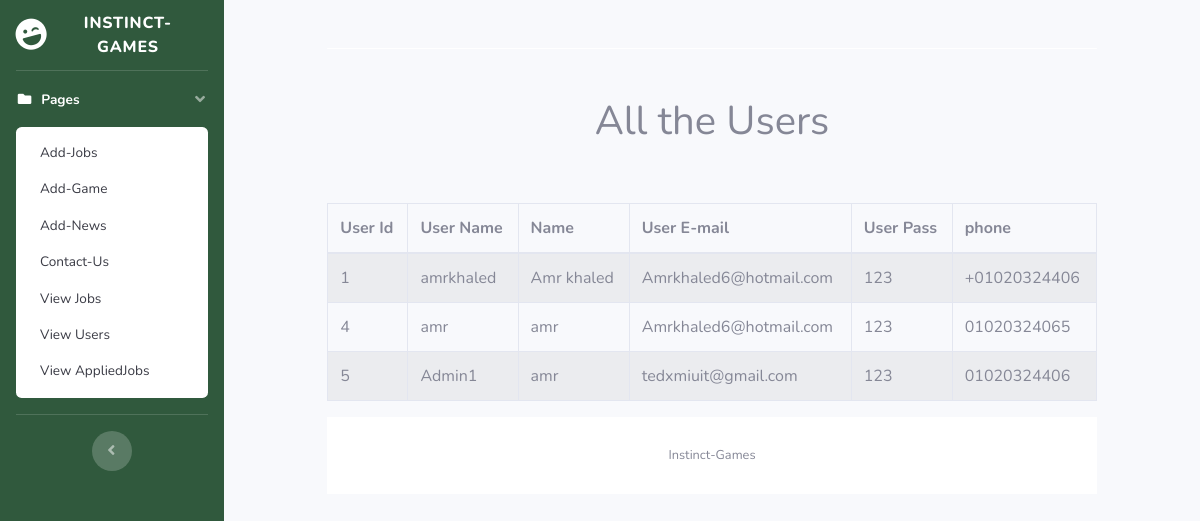
/control/viewusers.php, run on an earlier commit of the app's database.
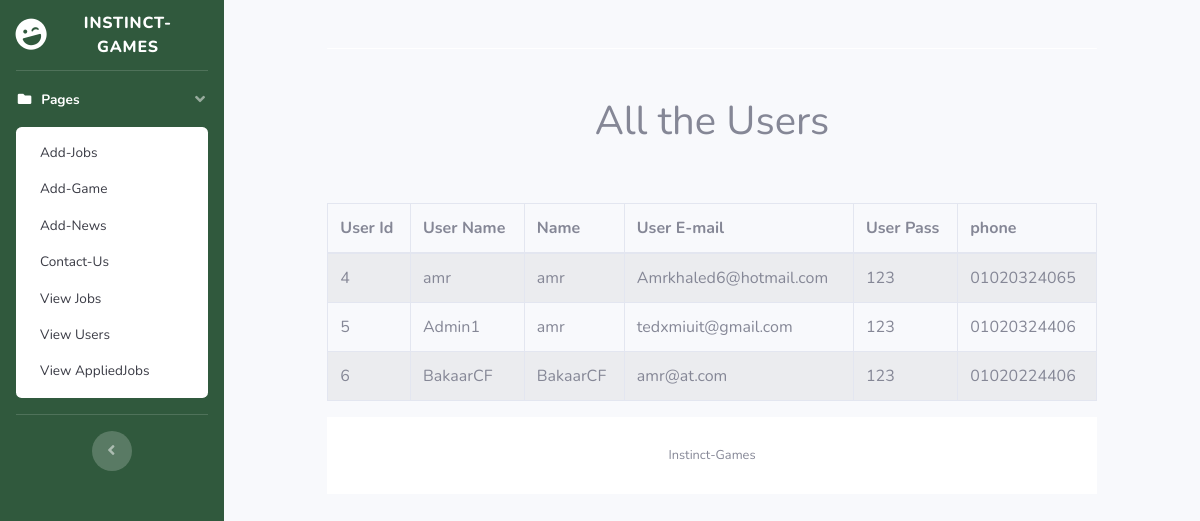
And on a later commit of the database.
### tables this page shows
CREATE TABLE `users` (
  `id` int(11) UNSIGNED NOT NULL,
  `user_name` text NOT NULL,
  `name` text NOT NULL,
  `email` text NOT NULL,
  `password` text NOT NULL,
  `phone` text NOT NULL,
  `image` text NOT NULL,
  `type` int(11) NOT NULL
);

### control/viewusers.php (the view, shortened to what this page needs)
<!DOCTYPE html>
<html lang="en">
<head>
    <link href="vendor/fontawesome-free/css/all.min.css" rel="stylesheet" type="text/css">
    <link href="css/sb-admin-2.min.css" rel="stylesheet">
</head>
<body id="page-top">
    <div id="wrapper">
        <ul class="navbar-nav bg-info  sidebar sidebar-dark accordion" id="accordionSidebar">
            <a class="sidebar-brand d-flex align-items-center justify-content-center" href="add-game.php">
                <div class="sidebar-brand-icon rotate-n-15">
                    <i class="fas fa-laugh-wink"></i>
                </div>
                <div class="sidebar-brand-text mx-3">Instinct-Games</div>
            </a>
            <hr class="sidebar-divider my-0">
            <li class="nav-item active">
                <a class="nav-link" href="#" data-toggle="collapse" data-target="#collapsePages" aria-expanded="true"
                    aria-controls="collapsePages">
                    <i class="fas fa-fw fa-folder"></i>
                    <span>Pages</span>
                </a>
                <div id="collapsePages" class="collapse show" aria-labelledby="headingPages"
                    data-parent="#accordionSidebar">
                    <div class="bg-white py-2 collapse-inner rounded">
                        <a class="collapse-item" href="Add-jobs.php">Add-Jobs</a>
                        <a class="collapse-item" href="add-game.php">Add-Game</a>
                        <a class="collapse-item" href="add-news.php">Add-News</a>
                        <a class="collapse-item" href="contact_us.php">Contact-Us</a>
                        <a class="collapse-item" href="viewjobs.php">View Jobs</a>
                        <a class="collapse-item" href="viewusers.php">View Users</a>
                        <a class="collapse-item" href="viewappliedjobs.php">View AppliedJobs</a>
                    </div>
                </div>
            </li>
            <hr class="sidebar-divider d-none d-md-block">
            <div class="text-center d-none d-md-inline">
                <button class="rounded-circle border-0" id="sidebarToggle"></button>
            </div>
        </ul>
        <div id="content-wrapper" class="d-flex flex-column">
            <div id="content">
                <div class="container-fluid">
                    <div class="row justify-content-center">
            <div class="col-xl-10 col-lg-12 col-md-9">
                <div class="card o-hidden border-0 shadow-lg my-5">
                    <div class="card-body p-0">
				</div>
            </div>
<div class="table-scrol">
    <h1 align="center">All the Users</h1>
<div class="table-responsive">
    <table class="table table-bordered table-hover table-striped" style="table-layout: absolute">
        <thead>
        <tr>
            <th>User Id</th>
            <th>User Name</th>
            <th>Name</th>
            <th>User E-mail</th>
            <th>User Pass</th>
            <th>phone</th>
        </tr>
        </thead>
        <?php
        $servername = "localhost";
        $username = "root";
        $password = "";
        $dbname = "instinct_games";
        $conn = mysqli_connect($servername,$username,$password,$dbname);
        $view_users_query="select * from users";
        $run=mysqli_query($conn,$view_users_query);
        while($row=mysqli_fetch_array($run))
        {
            $user_id=$row[0];
            $user_name=$row[1];
            $name=$row[2];
            $user_email=$row[3];
            $user_pass=$row[4];
            $user_phone=$row[5];
        ?>
        <tr>
            <td><?php echo $user_id;  ?></td>
            <td><?php echo $user_name;  ?></td>
            <td><?php echo $name;  ?></td>
            <td><?php echo $user_email;  ?></td>
            <td><?php echo $user_pass;  ?></td>
            <td><?php echo $user_phone;  ?></td>
        </tr>
        <?php } ?>
    </table>
        </div>
</div>
            <footer class="sticky-footer bg-white">
                <div class="container my-auto">
                    <div class="copyright text-center my-auto">
                        <span>Instinct-Games</span>
                    </div>
                </div>
            </footer>
        </div>
    </div>
</body>
</html>

What changed in the data, as far as the page shows it:
removed users: id "1", user_name "amrkhaled", name "Amr khaled", email "Amrkhaled6@hotmail.com", password "123", phone "+01020324406"
added users: id "6", user_name "BakaarCF", name "BakaarCF", email "amr@at.com", password "123", phone "01020224406"
